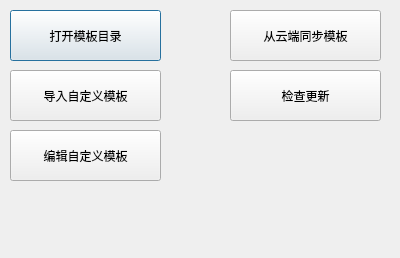
<?xml version="1.0" encoding="UTF-8"?>
<ui version="4.0">
 <class>FormMenu</class>
 <widget class="QDialog" name="FormMenu">
  <property name="geometry">
   <rect>
    <x>0</x>
    <y>0</y>
    <width>400</width>
    <height>258</height>
   </rect>
  </property>
  <property name="windowTitle">
   <string>功能菜单</string>
  </property>
  <widget class="QDialogButtonBox" name="buttonBox">
   <property name="geometry">
    <rect>
     <x>30</x>
     <y>210</y>
     <width>341</width>
     <height>32</height>
    </rect>
   </property>
   <property name="orientation">
    <enum>Qt::Horizontal</enum>
   </property>
   <property name="standardButtons">
    <set>QDialogButtonBox::NoButton</set>
   </property>
  </widget>
  <widget class="QPushButton" name="buttonOpenTemplateDir">
   <property name="geometry">
    <rect>
     <x>10</x>
     <y>10</y>
     <width>151</width>
     <height>51</height>
    </rect>
   </property>
   <property name="text">
    <string>打开模板目录</string>
   </property>
  </widget>
  <widget class="QPushButton" name="buttonImportTemplate">
   <property name="geometry">
    <rect>
     <x>10</x>
     <y>70</y>
     <width>151</width>
     <height>51</height>
    </rect>
   </property>
   <property name="text">
    <string>导入自定义模板</string>
   </property>
  </widget>
  <widget class="QPushButton" name="buttonCustomTemplate">
   <property name="geometry">
    <rect>
     <x>10</x>
     <y>130</y>
     <width>151</width>
     <height>51</height>
    </rect>
   </property>
   <property name="text">
    <string>编辑自定义模板</string>
   </property>
  </widget>
  <widget class="QPushButton" name="buttonSyncTemplates">
   <property name="geometry">
    <rect>
     <x>230</x>
     <y>10</y>
     <width>151</width>
     <height>51</height>
    </rect>
   </property>
   <property name="text">
    <string>从云端同步模板</string>
   </property>
  </widget>
  <widget class="QPushButton" name="buttonCheckUpdate">
   <property name="geometry">
    <rect>
     <x>230</x>
     <y>70</y>
     <width>151</width>
     <height>51</height>
    </rect>
   </property>
   <property name="text">
    <string>检查更新</string>
   </property>
  </widget>
 </widget>
 <resources/>
 <connections>
  <connection>
   <sender>buttonBox</sender>
   <signal>accepted()</signal>
   <receiver>FormMenu</receiver>
   <slot>accept()</slot>
   <hints>
    <hint type="sourcelabel">
     <x>248</x>
     <y>254</y>
    </hint>
    <hint type="destinationlabel">
     <x>157</x>
     <y>274</y>
    </hint>
   </hints>
  </connection>
  <connection>
   <sender>buttonBox</sender>
   <signal>rejected()</signal>
   <receiver>FormMenu</receiver>
   <slot>reject()</slot>
   <hints>
    <hint type="sourcelabel">
     <x>316</x>
     <y>260</y>
    </hint>
    <hint type="destinationlabel">
     <x>286</x>
     <y>274</y>
    </hint>
   </hints>
  </connection>
 </connections>
</ui>
